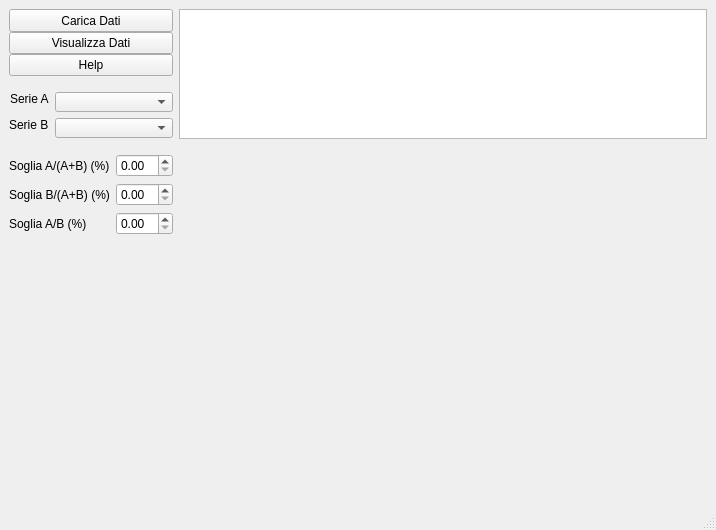
<?xml version="1.0" encoding="UTF-8"?>
<ui version="4.0">
 <class>MainWindow</class>
 <widget class="QMainWindow" name="MainWindow">
  <property name="geometry">
   <rect>
    <x>0</x>
    <y>0</y>
    <width>716</width>
    <height>530</height>
   </rect>
  </property>
  <property name="minimumSize">
   <size>
    <width>600</width>
    <height>400</height>
   </size>
  </property>
  <property name="windowTitle">
   <string>MainWindow</string>
  </property>
  <widget class="QWidget" name="centralwidget">
   <layout class="QHBoxLayout" name="horizontalLayout" stretch="0,1">
    <item>
     <layout class="QGridLayout" name="gridLayout">
      <property name="sizeConstraint">
       <enum>QLayout::SetDefaultConstraint</enum>
      </property>
      <item row="2" column="0">
       <layout class="QFormLayout" name="formLayout_2">
        <property name="sizeConstraint">
         <enum>QLayout::SetDefaultConstraint</enum>
        </property>
        <property name="fieldGrowthPolicy">
         <enum>QFormLayout::AllNonFixedFieldsGrow</enum>
        </property>
        <property name="labelAlignment">
         <set>Qt::AlignCenter</set>
        </property>
        <property name="formAlignment">
         <set>Qt::AlignLeading|Qt::AlignLeft|Qt::AlignVCenter</set>
        </property>
        <item row="0" column="0">
         <widget class="QLabel" name="label_serA">
          <property name="sizePolicy">
           <sizepolicy hsizetype="Fixed" vsizetype="Fixed">
            <horstretch>0</horstretch>
            <verstretch>0</verstretch>
           </sizepolicy>
          </property>
          <property name="text">
           <string>Serie A</string>
          </property>
         </widget>
        </item>
        <item row="0" column="1">
         <widget class="QComboBox" name="combo_serA">
          <property name="maximumSize">
           <size>
            <width>130</width>
            <height>20</height>
           </size>
          </property>
         </widget>
        </item>
        <item row="1" column="0">
         <widget class="QLabel" name="label_serB">
          <property name="sizePolicy">
           <sizepolicy hsizetype="Fixed" vsizetype="Fixed">
            <horstretch>0</horstretch>
            <verstretch>0</verstretch>
           </sizepolicy>
          </property>
          <property name="text">
           <string>Serie B</string>
          </property>
         </widget>
        </item>
        <item row="1" column="1">
         <widget class="QComboBox" name="combo_serB">
          <property name="maximumSize">
           <size>
            <width>130</width>
            <height>20</height>
           </size>
          </property>
         </widget>
        </item>
       </layout>
      </item>
      <item row="0" column="0">
       <layout class="QVBoxLayout" name="verticalLayout">
        <property name="spacing">
         <number>0</number>
        </property>
        <item>
         <widget class="QPushButton" name="but_load">
          <property name="sizePolicy">
           <sizepolicy hsizetype="Fixed" vsizetype="Fixed">
            <horstretch>0</horstretch>
            <verstretch>0</verstretch>
           </sizepolicy>
          </property>
          <property name="minimumSize">
           <size>
            <width>148</width>
            <height>23</height>
           </size>
          </property>
          <property name="maximumSize">
           <size>
            <width>170</width>
            <height>23</height>
           </size>
          </property>
          <property name="text">
           <string>Carica Dati</string>
          </property>
         </widget>
        </item>
        <item>
         <widget class="QPushButton" name="but_show">
          <property name="sizePolicy">
           <sizepolicy hsizetype="Fixed" vsizetype="Fixed">
            <horstretch>0</horstretch>
            <verstretch>0</verstretch>
           </sizepolicy>
          </property>
          <property name="minimumSize">
           <size>
            <width>148</width>
            <height>0</height>
           </size>
          </property>
          <property name="maximumSize">
           <size>
            <width>170</width>
            <height>23</height>
           </size>
          </property>
          <property name="text">
           <string>Visualizza Dati</string>
          </property>
         </widget>
        </item>
        <item>
         <widget class="QPushButton" name="but_show_help">
          <property name="sizePolicy">
           <sizepolicy hsizetype="Fixed" vsizetype="Fixed">
            <horstretch>0</horstretch>
            <verstretch>0</verstretch>
           </sizepolicy>
          </property>
          <property name="minimumSize">
           <size>
            <width>148</width>
            <height>0</height>
           </size>
          </property>
          <property name="maximumSize">
           <size>
            <width>170</width>
            <height>23</height>
           </size>
          </property>
          <property name="text">
           <string>Help</string>
          </property>
         </widget>
        </item>
       </layout>
      </item>
      <item row="4" column="0">
       <layout class="QFormLayout" name="formLayout">
        <property name="fieldGrowthPolicy">
         <enum>QFormLayout::AllNonFixedFieldsGrow</enum>
        </property>
        <item row="0" column="0">
         <widget class="QLabel" name="label_thr1">
          <property name="text">
           <string>Soglia A/(A+B) (%)</string>
          </property>
         </widget>
        </item>
        <item row="0" column="1">
         <widget class="QDoubleSpinBox" name="spb_thr1">
          <property name="sizePolicy">
           <sizepolicy hsizetype="Maximum" vsizetype="Fixed">
            <horstretch>0</horstretch>
            <verstretch>0</verstretch>
           </sizepolicy>
          </property>
          <property name="maximumSize">
           <size>
            <width>70</width>
            <height>16777215</height>
           </size>
          </property>
         </widget>
        </item>
        <item row="1" column="0">
         <widget class="QLabel" name="label_thr2">
          <property name="text">
           <string>Soglia B/(A+B) (%)</string>
          </property>
         </widget>
        </item>
        <item row="1" column="1">
         <widget class="QDoubleSpinBox" name="spb_thr2">
          <property name="sizePolicy">
           <sizepolicy hsizetype="Maximum" vsizetype="Fixed">
            <horstretch>0</horstretch>
            <verstretch>0</verstretch>
           </sizepolicy>
          </property>
          <property name="maximumSize">
           <size>
            <width>70</width>
            <height>16777215</height>
           </size>
          </property>
         </widget>
        </item>
        <item row="2" column="0">
         <widget class="QLabel" name="label_thr3">
          <property name="text">
           <string>Soglia A/B (%)</string>
          </property>
         </widget>
        </item>
        <item row="2" column="1">
         <widget class="QDoubleSpinBox" name="spb_thr3">
          <property name="sizePolicy">
           <sizepolicy hsizetype="Maximum" vsizetype="Fixed">
            <horstretch>0</horstretch>
            <verstretch>0</verstretch>
           </sizepolicy>
          </property>
          <property name="maximumSize">
           <size>
            <width>70</width>
            <height>16777215</height>
           </size>
          </property>
         </widget>
        </item>
       </layout>
      </item>
      <item row="3" column="0">
       <spacer name="verticalSpacer_2">
        <property name="orientation">
         <enum>Qt::Vertical</enum>
        </property>
        <property name="sizeType">
         <enum>QSizePolicy::Fixed</enum>
        </property>
        <property name="sizeHint" stdset="0">
         <size>
          <width>20</width>
          <height>10</height>
         </size>
        </property>
       </spacer>
      </item>
      <item row="1" column="0">
       <spacer name="verticalSpacer">
        <property name="orientation">
         <enum>Qt::Vertical</enum>
        </property>
        <property name="sizeType">
         <enum>QSizePolicy::Fixed</enum>
        </property>
        <property name="sizeHint" stdset="0">
         <size>
          <width>20</width>
          <height>10</height>
         </size>
        </property>
       </spacer>
      </item>
      <item row="5" column="0">
       <spacer name="verticalSpacer_3">
        <property name="orientation">
         <enum>Qt::Vertical</enum>
        </property>
        <property name="sizeHint" stdset="0">
         <size>
          <width>20</width>
          <height>40</height>
         </size>
        </property>
       </spacer>
      </item>
     </layout>
    </item>
    <item>
     <layout class="QVBoxLayout" name="verticalLayout_2">
      <item>
       <widget class="QTableView" name="table_calc_data">
        <property name="sizePolicy">
         <sizepolicy hsizetype="Preferred" vsizetype="Fixed">
          <horstretch>0</horstretch>
          <verstretch>0</verstretch>
         </sizepolicy>
        </property>
        <property name="minimumSize">
         <size>
          <width>400</width>
          <height>130</height>
         </size>
        </property>
        <property name="maximumSize">
         <size>
          <width>16777215</width>
          <height>130</height>
         </size>
        </property>
       </widget>
      </item>
      <item>
       <widget class="QWidget" name="widget_plot" native="true">
        <property name="minimumSize">
         <size>
          <width>400</width>
          <height>0</height>
         </size>
        </property>
       </widget>
      </item>
     </layout>
    </item>
   </layout>
  </widget>
  <widget class="QMenuBar" name="menubar">
   <property name="geometry">
    <rect>
     <x>0</x>
     <y>0</y>
     <width>716</width>
     <height>21</height>
    </rect>
   </property>
  </widget>
  <widget class="QStatusBar" name="statusbar"/>
 </widget>
 <resources/>
 <connections/>
</ui>
